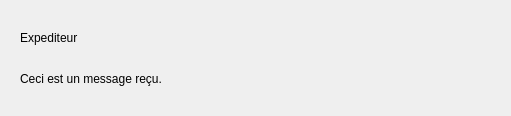
<?xml version="1.0" encoding="UTF-8"?>
<ui version="4.0">
 <class>ReceiverMsg</class>
 <widget class="QWidget" name="ReceiverMsg">
  <property name="geometry">
   <rect>
    <x>0</x>
    <y>0</y>
    <width>511</width>
    <height>116</height>
   </rect>
  </property>
  <property name="sizePolicy">
   <sizepolicy hsizetype="Minimum" vsizetype="Fixed">
    <horstretch>0</horstretch>
    <verstretch>0</verstretch>
   </sizepolicy>
  </property>
  <property name="maximumSize">
   <size>
    <width>16777215</width>
    <height>131</height>
   </size>
  </property>
  <property name="windowTitle">
   <string>Form</string>
  </property>
  <layout class="QGridLayout" name="gridLayout">
   <item row="0" column="0">
    <widget class="QFrame" name="frame">
     <property name="frameShape">
      <enum>QFrame::NoFrame</enum>
     </property>
     <property name="frameShadow">
      <enum>QFrame::Raised</enum>
     </property>
     <layout class="QGridLayout" name="gridLayout_2">
      <item row="0" column="1">
       <spacer name="horizontalSpacer">
        <property name="orientation">
         <enum>Qt::Horizontal</enum>
        </property>
        <property name="sizeHint" stdset="0">
         <size>
          <width>479</width>
          <height>20</height>
         </size>
        </property>
       </spacer>
      </item>
      <item row="0" column="0">
       <widget class="QLabel" name="nameText">
        <property name="text">
         <string>Expediteur</string>
        </property>
       </widget>
      </item>
      <item row="1" column="0" colspan="2">
       <widget class="QLabel" name="sentText">
        <property name="sizePolicy">
         <sizepolicy hsizetype="Minimum" vsizetype="Preferred">
          <horstretch>0</horstretch>
          <verstretch>0</verstretch>
         </sizepolicy>
        </property>
        <property name="text">
         <string>Ceci est un message reçu.</string>
        </property>
       </widget>
      </item>
     </layout>
    </widget>
   </item>
  </layout>
 </widget>
 <resources/>
 <connections/>
</ui>
